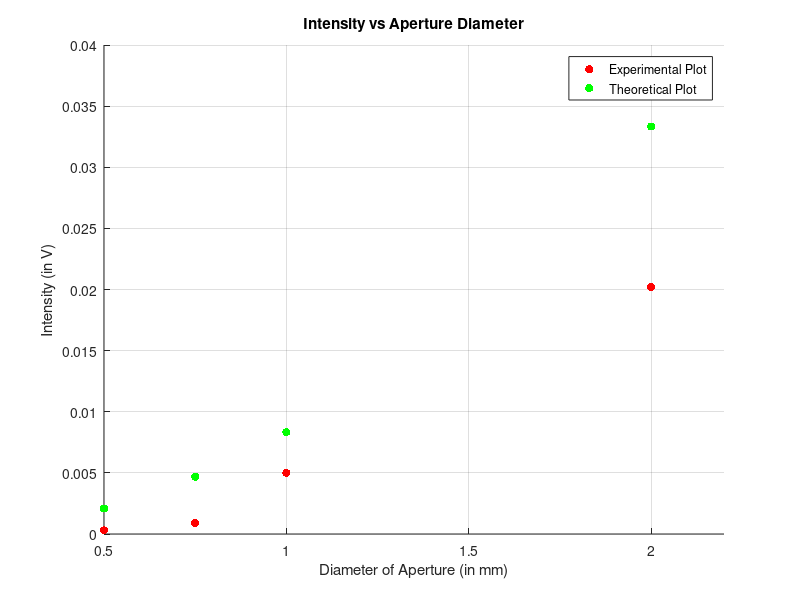

The MATLAB script that drew this image:
23
x= [0.5 0.75 1 2]; % Radius
y= [0.0003 0.0009 0.0050 0.0202]; % Intensity
scatter(x,y,'r','filled')
grid on
hold on
scatter(x, 1/120*x.^2,'g','filled');
xlabel('Diameter of Aperture (in mm)')
ylabel('Intensity (in V)')
legend('Experimental Plot','Theoretical Plot')
xlim([0.5 2.2]);
title('Intensity vs Aperture Diameter');